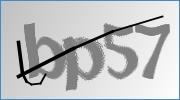
#> input picture checkcode.png, 180 x 100 px
$ python test.py
#> lines starting #> are read from the running program, lines starting #| are printed output that depends on the picture; after the words box and inside, x2 and y2 are one past the last pixel; in counts of white or black regions, pixels touching at a corner belong together
#!/usr/bin/env python
# coding=utf-8
'''
> File Name: test.py
> Author: vassago
> Mail: f811194414@gmail.com
> Created Time: 四  5/31 17:17:56 2018
'''
import requests
import pytesseract
from PIL import Image

rep = {'O': '0',
       'I': '1', 'L': '1',
       'Z': '2',
       'S': '8'
       }


def denoising(im):
    pixdata = im.load()
    w, h = im.size
    for j in range(1, h - 1):
        for i in range(1, w - 1):
            count = 0
            if pixdata[i, j - 1][0] > 245:
                count = count + 1
            if pixdata[i, j + 1][0] > 245:
                count = count + 1
            if pixdata[i + 1, j][0] > 245:
                count = count + 1
            if pixdata[i - 1, j][0] > 245:
                count = count + 1
            if count > 2:
                pixdata[i, j] = 255
    return im

def binarizing(im, threshold):
    im = denoising(im)
    pixdata = im.load()
    w, h = im.size
    for j in range(h):
        for i in range(w):
            if pixdata[i, j][0] < threshold or pixdata[i, j][0] > 190:
                pixdata[i, j] = 0
            else:
                pixdata[i, j] = 255
    im.show()
    return im

def get_bin_table(threshold = 230):
	# 获取灰度转二值的映射table
	table = []
	for i in range(256):
		if i < threshold:
			table.append(0)
		else:
			table.append(1)
	return table


def test_image(im_name='checkcode.png'):
#> called with im_name = 'checkcode.png'
    image = Image.open(im_name)
#> image is the input picture: PIL image 180x100 RGB; mean R, G, B 191.1, 193.2, 194.8
    print(pytesseract.image_to_string(image))
#> (this line was passed over: pytesseract is not available in this run)
    imgry = image.convert('L')  # 转化为灰度图
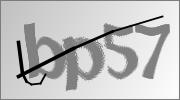
#> imgry: PIL image 180x100 L; min 0, max 255, mean 192.8
    table = get_bin_table()
    out = imgry.point(table, '1')
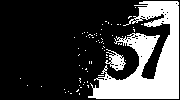
#> out: PIL image 180x100 1; 25.8% white; 67 white regions (65 under 20 px), largest, box (x1, y1, x2, y2) and area: (88, 1, 179, 99) 4314, (105, 49, 126, 71) 212
    #out.show()
    code = pytesseract.image_to_string(out)
    print('code---')
    print(code)
    print('---code')


if __name__ == '__main__':
    test_image()
#> (the call stopped at in test_image, `code = pytesseract.image_to_string(out)`: pytesseract is not available in this run)
